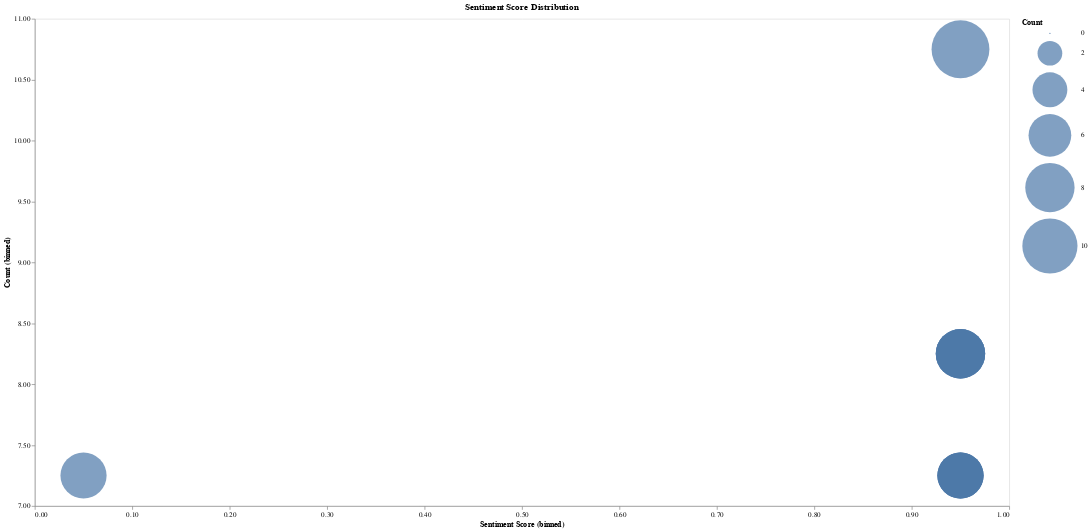

The notebook cell saved with this chart:
### Markdown cell above
Finally, let's plot the sentiment score.

### Code cell
sentiment_scores = web_pages_sample[['sentiment_score']].value_counts().head(10).reset_index()
sentiment_scores = sentiment_scores.rename({"sentiment_score": "Sentiment Score", 0: "Count"}, axis=1)

sentiment_chart = (
    alt.Chart(sentiment_scores)
    .mark_circle()
    .encode(
        x=alt.X("Sentiment Score:Q", bin=True),
        y=alt.Y("Count:Q", bin=True),
        size='Count')
)

sentiment_chart.properties(
    width=1400, height=700, title="Sentiment Score Distribution"
)

### Figure 1 — Vega-Lite specification as saved in the notebook (floating-point values rounded to 4 significant figures)
{"config": {"view": {"continuousWidth": 400, "continuousHeight": 300}}, "data": {"name": "data-77af71ed5406b97c56e13e4e6d222f7c"}, "mark": "circle", "encoding": {"size": {"field": "Count", "type": "quantitative"}, "x": {"bin": true, "field": "Sentiment Score", "type": "quantitative"}, "y": {"bin": true, "field": "Count", "type": "quantitative"}}, "height": 700, "title": "Sentiment Score Distribution", "width": 1400, "$schema": "https://vega.github.io/schema/vega-lite/v4.17.0.json", "datasets": {"data-77af71ed5406b97c56e13e4e6d222f7c": [{"Sentiment Score": 0.999, "Count": 11}, {"Sentiment Score": 0.9992, "Count": 8}, {"Sentiment Score": 0.9958, "Count": 8}, {"Sentiment Score": 0.9987, "Count": 8}, {"Sentiment Score": 0.998, "Count": 8}, {"Sentiment Score": 0.9976, "Count": 7}, {"Sentiment Score": 0.0, "Count": 7}, {"Sentiment Score": 0.9968, "Count": 7}, {"Sentiment Score": 0.9979, "Count": 7}, {"Sentiment Score": 0.9995, "Count": 7}]}}
